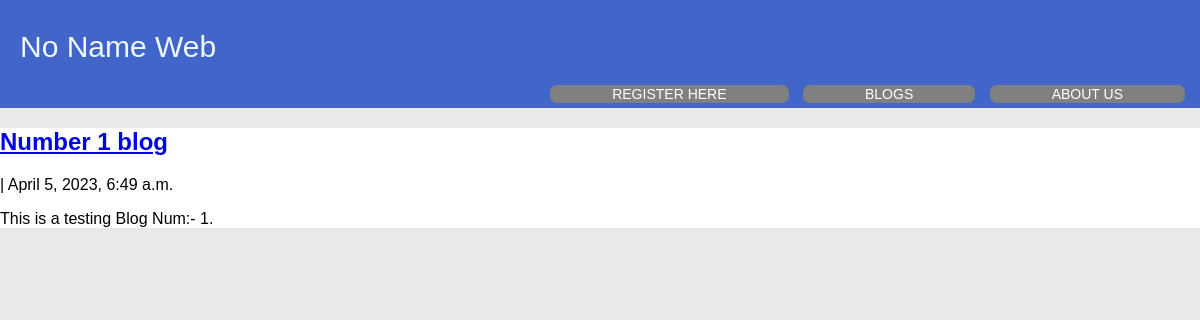
The app's page /blogs/, older data.
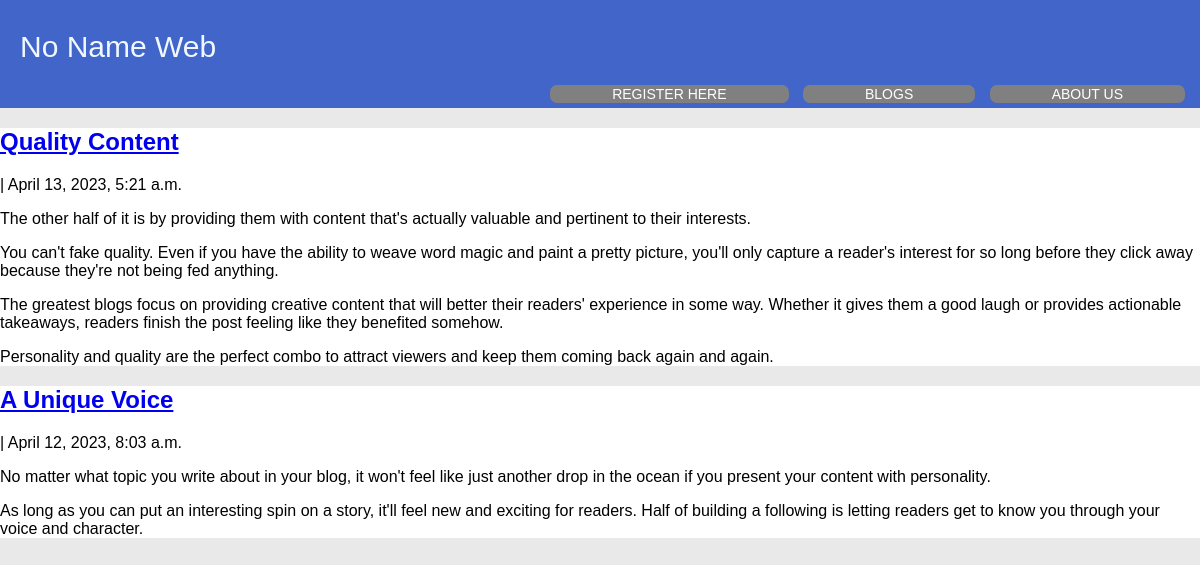
The same page, newer data.
### blog/models.py (models this page shows, shortened)
class blog(models.Model):
    title = models.CharField(max_length=200, unique=True)
    slug = models.SlugField(max_length=200, unique=True)
    author = models.ForeignKey(User, on_delete=models.CASCADE, related_name='blog_post')
    updated_on = models.DateTimeField(auto_now=True)
    content = models.TextField()
    created_on = models.DateTimeField(auto_now_add=True)
    status = models.IntegerField(choices=STATUS, default=0)
    class Meta:
      ordering = ['-created_on']

### blog/views.py (the view)
# urls.py: path('',views.Blog, name='home'),
def Blog(request):
    blogData=blog.objects.all()
    data={
        'blogData': blogData
    }
    return render(request, "blogs.html", data)

### templates/blogs.html
{% extends "base.html"%}
{% block content %}
{% for n in blogData%}
  <div>
    <div class="post">
        <a href="{% url 'blog_detail' n.slug %}" ><h2 class="post-title">{{n.title}}</h2></a>
        <p class="post-auther">{{n.auther}} | {{n.created_on}}</p>
        <p class="post-content">{{n.content | linebreaks}}</p>
    </div>
  </div>
{% endfor %}
{% endblock %}

### templates/base.html
{% include "header.html" %}
{% block content %}
{% endblock  %}

### templates/header.html (shortened to what this page needs)
<!DOCTYPE html>
<html lang="en">
<head>
    <link rel="stylesheet" type="text/css" href="/static/syntax.css">
</head>
<body>
    <div class="container">
        <div class="brand">
            <a href="/">No Name Web</a>
        <div id="nav">
            <ul>
              <li><a href="/register">REGISTER HERE</a></li>
              <li><a href="/blogs">BLOGS</a></li>
              <li><a href="/aboutus">ABOUT US</a></li>
            </ul>
        </div>
        </div>
    </div>

### static/syntax.css (style rules this page uses)
body { margin: 0px; font-family: Arial, Helvetica, sans-serif; background-color: #e9e9e9; }
.container { background-color: rgb(65, 101, 201); margin: 0 auto; width: 100%; }
.brand a { text-decoration: none; list-style: none; color: aliceblue; justify-content: left; font-size: 30px; padding: 20px; }
.brand { padding-top: 30px; }
#nav { text-align: right; list-style-type: none; margin-right: 10px; padding-top: 0px; }
#nav li { display: inline-block; margin: 5px; }
#nav a { color: #fff; text-decoration: none; text-transform: uppercase; font-size: 14px; padding: 62px; }
#nav li { background-color: grey; border-radius: 7px; }
.post { display: block; background-color: white; }

Row changes from the older to the newer data that the page shows:
removed blog: title "Number 1 blog", created_on "April 5, 2023, 6:49 a.m.", content "This is a testing Blog Num:- 1."
added blog: title "Quality Content", created_on "April 13, 2023, 5:21 a.m.", content "The other half of it is by providing them with content that's actually valuable and pertinent to their interests. You can't fake quality. Even if you have the ability to weave word magic and paint a pretty picture, you'll only capture a reader's interest for so long before they click away because they're not being fed anything. The greatest blogs focus on providing creative content that will better their readers' experience in some way. Whether it gives them a good laugh or provides actionable takeaways, readers finish the post feeling like they benefited somehow. Personality and quality are the perfect combo to attract viewers and keep them coming back again and again."
added blog: title "A Unique Voice", created_on "April 12, 2023, 8:03 a.m.", content "No matter what topic you write about in your blog, it won't feel like just another drop in the ocean if you present your content with personality. As long as you can put an interesting spin on a story, it'll feel new and exciting for readers. Half of building a following is letting readers get to know you through your voice and character."
